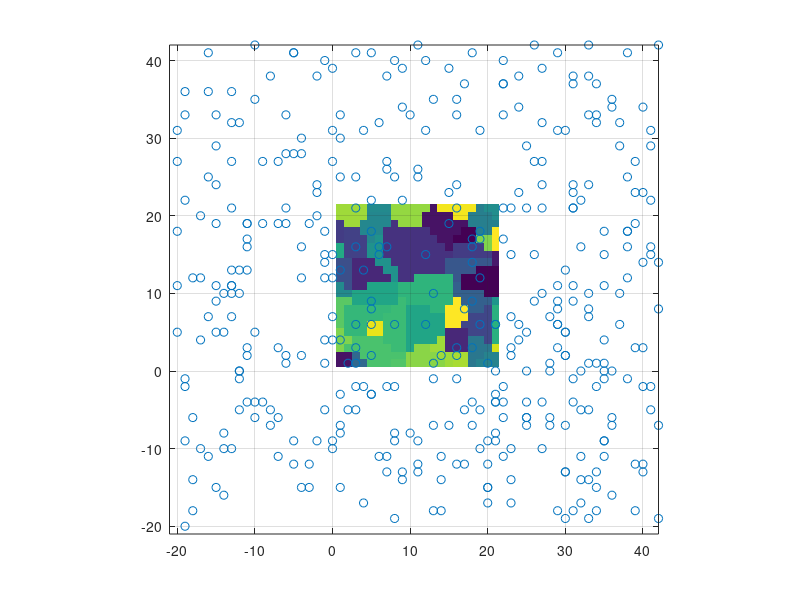
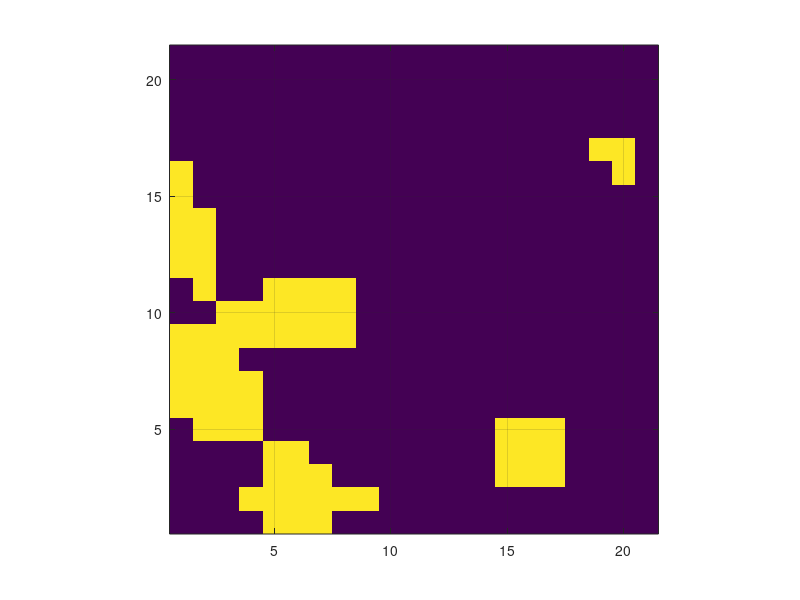

The MATLAB source for these figures, in order:
clear; clc; close all;

el = 21;

n = 400;

el_ = 3*el;
x1vec = round((el_-1)*rand(1,n)-(el-1));
x2vec = round((el_-1)*rand(1,n)-(el-1));

micr = zeros(el,el);

linvec = 1:el;
[X,Y] = meshgrid(linvec,linvec);

tmp = sqrt(bsxfun(@minus,X(:),x1vec).^2 +...
           bsxfun(@minus,Y(:),x2vec).^2);

tmp = reshape(tmp,[el,el,n]);

% find the indices of the seed which each x1,x2 location in the
% microstructure is closest to
[~, I] = min(tmp,[],3);


figure(1)

image(I,'CDataMapping','scaled')
set(gca,'YDir','normal')

hold on

scatter(x1vec,x2vec)
axis equal
grid on
% axis([0.5 el+0.5 0.5 el+0.5])
axis([-el 2*el -el 2*el])


figure(2)

micr = zeros(el,el);

for ii = unique(I)'    
    micr(I(:) == ii) = rand() > 0.9;
end

micr = reshape(micr,[el,el]);

image(micr,'CDataMapping','scaled')
set(gca,'YDir','normal')

axis equal
grid on
axis([0.5 el+0.5 0.5 el+0.5])
